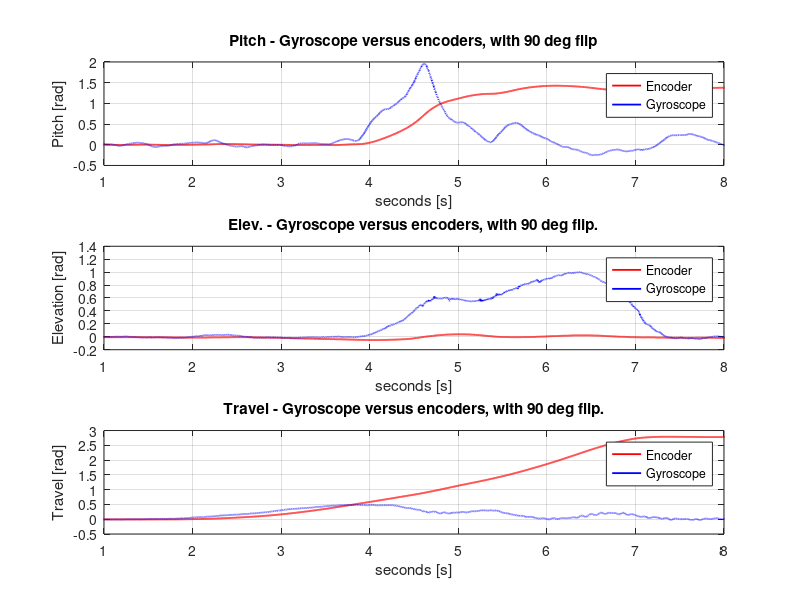
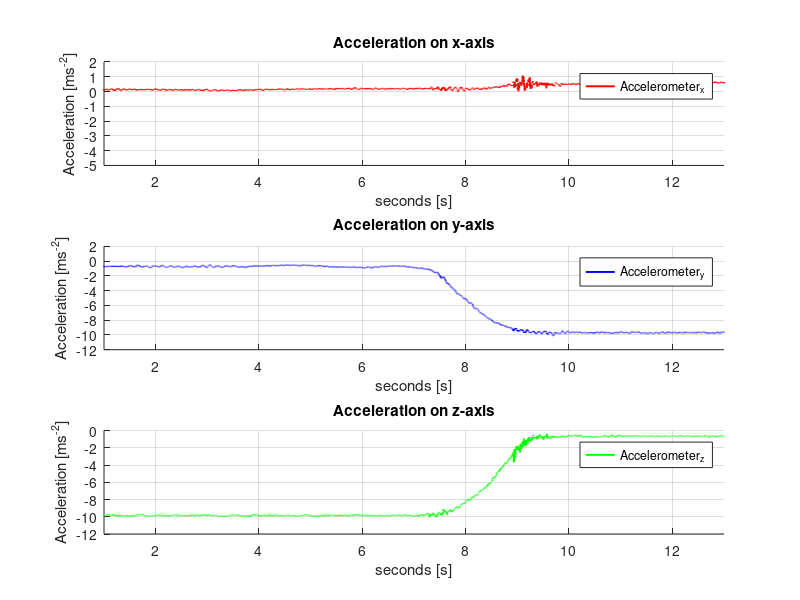

Reproduce these figures in MATLAB, in order.
%% GYRO
gyro_90deg = load('Gyro_across_lambda_90_deg.mat');
gyro_90deg_data = gyro_90deg.Gyro_across_lambda_90_deg;

time_stamp = gyro_90deg_data(1, :);
pitch_enc  = gyro_90deg_data(2, :);
pitch_IMU = gyro_90deg_data(3, :);
elev_enc = gyro_90deg_data(4,:);
elev_IMU = gyro_90deg_data(5, :);
travel_enc = gyro_90deg_data(6, :);
travel_IMU = gyro_90deg_data(7, :);


figure(1);
subplot(3,1,1);
plot(time_stamp, pitch_enc, 'r' , 'LineWidth', 1.3);
hold on;
grid on;
plot(time_stamp, pitch_IMU,'b', 'LineWidth', 1.3);
l = legend('Encoder', 'Gyroscope');
t = title('Pitch - Gyroscope versus encoders, with 90 deg flip');
xlim([1, 8]);
xlabel('seconds [s]');
ylabel('Pitch [rad]');


subplot(3,1,2);
plot(time_stamp, elev_enc, 'r', 'LineWidth', 1.3);
hold on;
grid on;
plot(time_stamp, elev_IMU,'b', 'LineWidth', 1.3);
l = legend('Encoder','Gyroscope');
t = title('Elev. - Gyroscope versus encoders, with 90 deg flip.');
xlim([1, 8]);
xlabel('seconds [s]');
ylabel('Elevation [rad]');

subplot(3,1,3);
plot(time_stamp, travel_enc, 'r', 'LineWidth', 1.3);
hold on;
grid on;
plot(time_stamp, travel_IMU,'b', 'LineWidth', 1.3);
l = legend('Encoder', 'Gyroscope');
t = title('Travel - Gyroscope versus encoders, with 90 deg flip.');
xlim([1, 8]);
xlabel('seconds [s]');
ylabel('Travel [rad]');

%% ACC

acc_90deg_anticlock = load('acc_90deg_anticlock.mat');
acc_90deg_anticlock = acc_90deg_anticlock.acc_90deg_anticlock;

time_stamp = acc_90deg_anticlock(1, :);
pitch_enc  = acc_90deg_anticlock(2, :);
y_IMU = acc_90deg_anticlock(3, :);
elev_enc = acc_90deg_anticlock(4,:);
x_IMU = acc_90deg_anticlock(5, :);
travel_enc = acc_90deg_anticlock(6, :);
z_IMU = acc_90deg_anticlock(7, :);


figure(2);
subplot(3,1,1);
hold on;
grid on;
plot(time_stamp, x_IMU,'r', 'LineWidth', 1.4);
t = title('Acceleration on x-axis');
legend('Accelerometer_x');
xlim([1, 13]);
xlabel('seconds [s]');
ylabel('Acceleration [ms^{-2}]');


subplot(3,1,2);
hold on;
grid on;
plot(time_stamp, y_IMU,'b', 'LineWidth', 1.4);
t = title('Acceleration on y-axis');
xlim([1, 13]);
legend('Accelerometer_y');
xlabel('seconds [s]');
ylabel('Acceleration [ms^{-2}]');
subplot(3,1,3);
hold on;
grid on;
plot(time_stamp, z_IMU,'g', 'LineWidth', 1.4);
t = title('Acceleration on z-axis');
legend('Accelerometer_z');
xlim([1, 13]);
xlabel('seconds [s]');
ylabel('Acceleration [ms^{-2}]');